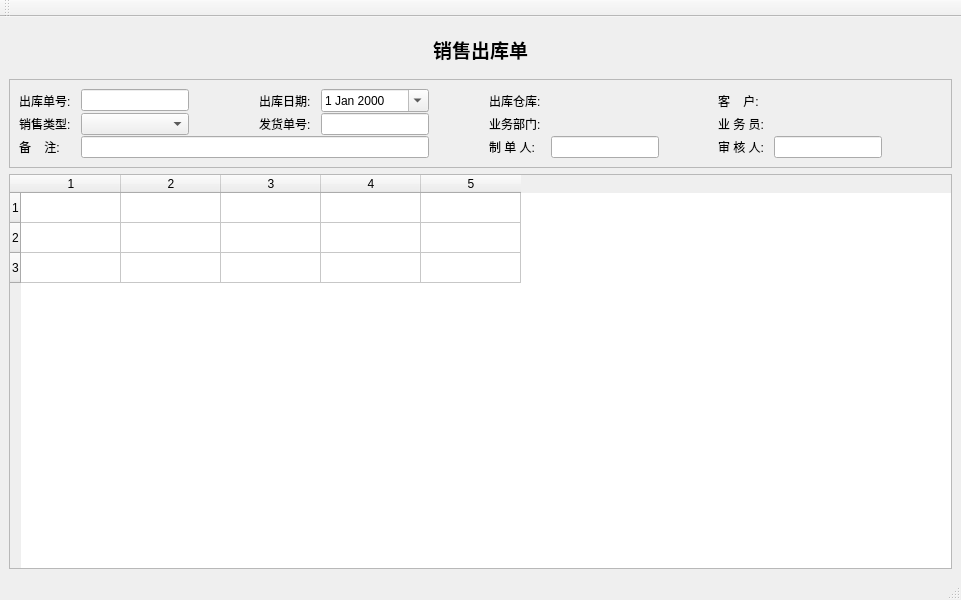
<?xml version="1.0" encoding="UTF-8"?>
<ui version="4.0">
 <class>SaRdWin</class>
 <widget class="QMainWindow" name="SaRdWin">
  <property name="geometry">
   <rect>
    <x>0</x>
    <y>0</y>
    <width>961</width>
    <height>600</height>
   </rect>
  </property>
  <property name="windowTitle">
   <string>MainWindow</string>
  </property>
  <widget class="QWidget" name="centralwidget">
   <layout class="QVBoxLayout" name="verticalLayout_2">
    <item>
     <widget class="QFrame" name="frame_4">
      <property name="frameShape">
       <enum>QFrame::NoFrame</enum>
      </property>
      <property name="frameShadow">
       <enum>QFrame::Plain</enum>
      </property>
      <property name="lineWidth">
       <number>0</number>
      </property>
      <layout class="QHBoxLayout" name="horizontalLayout_4">
       <item>
        <widget class="QLabel" name="label_16">
         <property name="font">
          <font>
           <family>微软雅黑</family>
           <pointsize>14</pointsize>
           <weight>75</weight>
           <bold>true</bold>
          </font>
         </property>
         <property name="text">
          <string>销售出库单</string>
         </property>
         <property name="alignment">
          <set>Qt::AlignCenter</set>
         </property>
        </widget>
       </item>
      </layout>
     </widget>
    </item>
    <item>
     <widget class="QFrame" name="frame_2">
      <property name="frameShape">
       <enum>QFrame::StyledPanel</enum>
      </property>
      <property name="frameShadow">
       <enum>QFrame::Plain</enum>
      </property>
      <layout class="QVBoxLayout" name="verticalLayout">
       <property name="spacing">
        <number>1</number>
       </property>
       <item>
        <layout class="QGridLayout" name="headGridLayout">
         <property name="horizontalSpacing">
          <number>10</number>
         </property>
         <item row="0" column="2">
          <spacer name="horizontalSpacer_3">
           <property name="orientation">
            <enum>Qt::Horizontal</enum>
           </property>
           <property name="sizeHint" stdset="0">
            <size>
             <width>40</width>
             <height>20</height>
            </size>
           </property>
          </spacer>
         </item>
         <item row="0" column="1">
          <widget class="QLineEdit" name="noEdit">
           <property name="sizePolicy">
            <sizepolicy hsizetype="Fixed" vsizetype="Fixed">
             <horstretch>0</horstretch>
             <verstretch>0</verstretch>
            </sizepolicy>
           </property>
           <property name="dragEnabled">
            <bool>true</bool>
           </property>
           <property name="readOnly">
            <bool>true</bool>
           </property>
          </widget>
         </item>
         <item row="0" column="4">
          <widget class="QDateEdit" name="dateEdit">
           <property name="sizePolicy">
            <sizepolicy hsizetype="Minimum" vsizetype="Fixed">
             <horstretch>0</horstretch>
             <verstretch>0</verstretch>
            </sizepolicy>
           </property>
           <property name="calendarPopup">
            <bool>true</bool>
           </property>
          </widget>
         </item>
         <item row="0" column="5">
          <spacer name="horizontalSpacer_4">
           <property name="orientation">
            <enum>Qt::Horizontal</enum>
           </property>
           <property name="sizeHint" stdset="0">
            <size>
             <width>40</width>
             <height>20</height>
            </size>
           </property>
          </spacer>
         </item>
         <item row="0" column="8">
          <spacer name="horizontalSpacer_5">
           <property name="orientation">
            <enum>Qt::Horizontal</enum>
           </property>
           <property name="sizeHint" stdset="0">
            <size>
             <width>40</width>
             <height>20</height>
            </size>
           </property>
          </spacer>
         </item>
         <item row="1" column="6">
          <widget class="QLabel" name="label_6">
           <property name="sizePolicy">
            <sizepolicy hsizetype="Fixed" vsizetype="Preferred">
             <horstretch>0</horstretch>
             <verstretch>0</verstretch>
            </sizepolicy>
           </property>
           <property name="text">
            <string>业务部门:</string>
           </property>
          </widget>
         </item>
         <item row="0" column="0">
          <widget class="QLabel" name="idLabel">
           <property name="sizePolicy">
            <sizepolicy hsizetype="Fixed" vsizetype="Preferred">
             <horstretch>0</horstretch>
             <verstretch>0</verstretch>
            </sizepolicy>
           </property>
           <property name="text">
            <string>出库单号:</string>
           </property>
          </widget>
         </item>
         <item row="1" column="7">
          <widget class="QkSearchEditBox" name="depSearchEditbox">
           <property name="sizePolicy">
            <sizepolicy hsizetype="Minimum" vsizetype="Fixed">
             <horstretch>0</horstretch>
             <verstretch>0</verstretch>
            </sizepolicy>
           </property>
          </widget>
         </item>
         <item row="0" column="9">
          <widget class="QLabel" name="label_3">
           <property name="sizePolicy">
            <sizepolicy hsizetype="Fixed" vsizetype="Preferred">
             <horstretch>0</horstretch>
             <verstretch>0</verstretch>
            </sizepolicy>
           </property>
           <property name="text">
            <string>客    户:</string>
           </property>
          </widget>
         </item>
         <item row="0" column="3">
          <widget class="QLabel" name="label_2">
           <property name="sizePolicy">
            <sizepolicy hsizetype="Fixed" vsizetype="Preferred">
             <horstretch>0</horstretch>
             <verstretch>0</verstretch>
            </sizepolicy>
           </property>
           <property name="text">
            <string>出库日期:</string>
           </property>
          </widget>
         </item>
         <item row="1" column="10">
          <widget class="QkSearchEditBox" name="userSearchEditbox">
           <property name="sizePolicy">
            <sizepolicy hsizetype="Fixed" vsizetype="Fixed">
             <horstretch>0</horstretch>
             <verstretch>0</verstretch>
            </sizepolicy>
           </property>
          </widget>
         </item>
         <item row="1" column="9">
          <widget class="QLabel" name="label_12">
           <property name="sizePolicy">
            <sizepolicy hsizetype="Fixed" vsizetype="Preferred">
             <horstretch>0</horstretch>
             <verstretch>0</verstretch>
            </sizepolicy>
           </property>
           <property name="text">
            <string>业 务 员:</string>
           </property>
          </widget>
         </item>
         <item row="1" column="11">
          <spacer name="horizontalSpacer">
           <property name="orientation">
            <enum>Qt::Horizontal</enum>
           </property>
           <property name="sizeHint" stdset="0">
            <size>
             <width>40</width>
             <height>20</height>
            </size>
           </property>
          </spacer>
         </item>
         <item row="0" column="10" colspan="2">
          <widget class="QkSearchEditBox" name="cusSearchEditbox">
           <property name="sizePolicy">
            <sizepolicy hsizetype="Preferred" vsizetype="Fixed">
             <horstretch>0</horstretch>
             <verstretch>0</verstretch>
            </sizepolicy>
           </property>
          </widget>
         </item>
         <item row="1" column="0">
          <widget class="QLabel" name="label">
           <property name="text">
            <string>销售类型:</string>
           </property>
          </widget>
         </item>
         <item row="1" column="1">
          <widget class="QComboBox" name="busTypeComboBox">
           <property name="sizePolicy">
            <sizepolicy hsizetype="Preferred" vsizetype="Fixed">
             <horstretch>0</horstretch>
             <verstretch>0</verstretch>
            </sizepolicy>
           </property>
          </widget>
         </item>
         <item row="0" column="6">
          <widget class="QLabel" name="label_7">
           <property name="text">
            <string>出库仓库:</string>
           </property>
          </widget>
         </item>
         <item row="0" column="7">
          <widget class="QkSearchEditBox" name="whSearchEditbox"/>
         </item>
         <item row="2" column="0">
          <widget class="QLabel" name="label_9">
           <property name="text">
            <string>备    注:</string>
           </property>
          </widget>
         </item>
         <item row="2" column="1" colspan="4">
          <widget class="QLineEdit" name="memoEdit"/>
         </item>
         <item row="2" column="10">
          <widget class="QLineEdit" name="auditEdit">
           <property name="sizePolicy">
            <sizepolicy hsizetype="Fixed" vsizetype="Fixed">
             <horstretch>0</horstretch>
             <verstretch>0</verstretch>
            </sizepolicy>
           </property>
           <property name="readOnly">
            <bool>true</bool>
           </property>
          </widget>
         </item>
         <item row="2" column="9">
          <widget class="QLabel" name="label_10">
           <property name="text">
            <string>审 核 人:</string>
           </property>
          </widget>
         </item>
         <item row="2" column="7">
          <widget class="QLineEdit" name="makerEdit">
           <property name="sizePolicy">
            <sizepolicy hsizetype="Fixed" vsizetype="Fixed">
             <horstretch>0</horstretch>
             <verstretch>0</verstretch>
            </sizepolicy>
           </property>
           <property name="readOnly">
            <bool>true</bool>
           </property>
          </widget>
         </item>
         <item row="2" column="6">
          <widget class="QLabel" name="label_8">
           <property name="text">
            <string>制 单 人:</string>
           </property>
          </widget>
         </item>
         <item row="1" column="3">
          <widget class="QLabel" name="arrivalLabel">
           <property name="text">
            <string>发货单号:</string>
           </property>
          </widget>
         </item>
         <item row="1" column="4">
          <widget class="QLineEdit" name="dispatchNoEdit">
           <property name="readOnly">
            <bool>true</bool>
           </property>
          </widget>
         </item>
         <item row="2" column="11">
          <widget class="QLabel" name="rdLabel">
           <property name="text">
            <string/>
           </property>
          </widget>
         </item>
        </layout>
       </item>
      </layout>
     </widget>
    </item>
    <item>
     <widget class="QTableWidget" name="tableWidget">
      <property name="rowCount">
       <number>3</number>
      </property>
      <property name="columnCount">
       <number>5</number>
      </property>
      <row/>
      <row/>
      <row/>
      <column/>
      <column/>
      <column/>
      <column/>
      <column/>
     </widget>
    </item>
   </layout>
  </widget>
  <widget class="QStatusBar" name="statusbar"/>
  <widget class="QToolBar" name="toolBar">
   <property name="windowTitle">
    <string>toolBar</string>
   </property>
   <attribute name="toolBarArea">
    <enum>TopToolBarArea</enum>
   </attribute>
   <attribute name="toolBarBreak">
    <bool>false</bool>
   </attribute>
  </widget>
 </widget>
 <customwidgets>
  <customwidget>
   <class>QkSearchEditBox</class>
   <extends>QWidget</extends>
   <header>qksearcheditbox.h</header>
  </customwidget>
 </customwidgets>
 <resources/>
 <connections/>
</ui>
